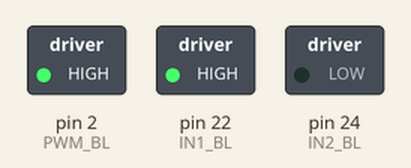
This sketch was run on a simulated Arduino Mega 2560, built with avr-gcc and run on an emulated ATmega2560. Parts: switched loads named in the sketch (green lamp = pin HIGH).

Above: at 0.1 s.
Timing chart, 0 to 1.6 s (numbered marks = the images above):
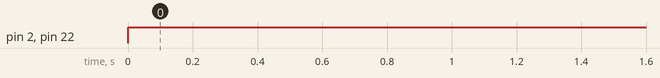

Measured:
- by itself, pin 2 (PWM_BL), pin 22 (IN1_BL): LOW → HIGH at 0.00 s

The sketch:

testMotor.ino
```cpp
#define ENCA_R 93 // YELLOW
#define ENCB_R 92 // WHITE

#define PWM_BL 2
#define IN1_BL 22
#define IN2_BL 24

void setup() {
  Serial.begin(9600);

  pinMode(ENCA_R,INPUT);
  pinMode(ENCB_R,INPUT);

  pinMode(PWM_BL,OUTPUT);
  pinMode(IN1_BL,OUTPUT);
  pinMode(IN2_BL,OUTPUT);
}

void loop(){
  forward();
}

void forward() {
  setMotor(1, 255, PWM_BL, IN1_BL, IN2_BL);
}

void setMotor(int dir, int pwmVal, int pwm, int in1, int in2){
  analogWrite(pwm,pwmVal);
  if(dir == 1){
    digitalWrite(in1,HIGH);
    digitalWrite(in2,LOW);
    //Serial.print("1 ");
  }
  else if(dir == -1){
    digitalWrite(in1,LOW);
    digitalWrite(in2,HIGH);
    //Serial.print("-1 ");
  }
  else{
    digitalWrite(in1,LOW);
    digitalWrite(in2,LOW);
  }
}
```
